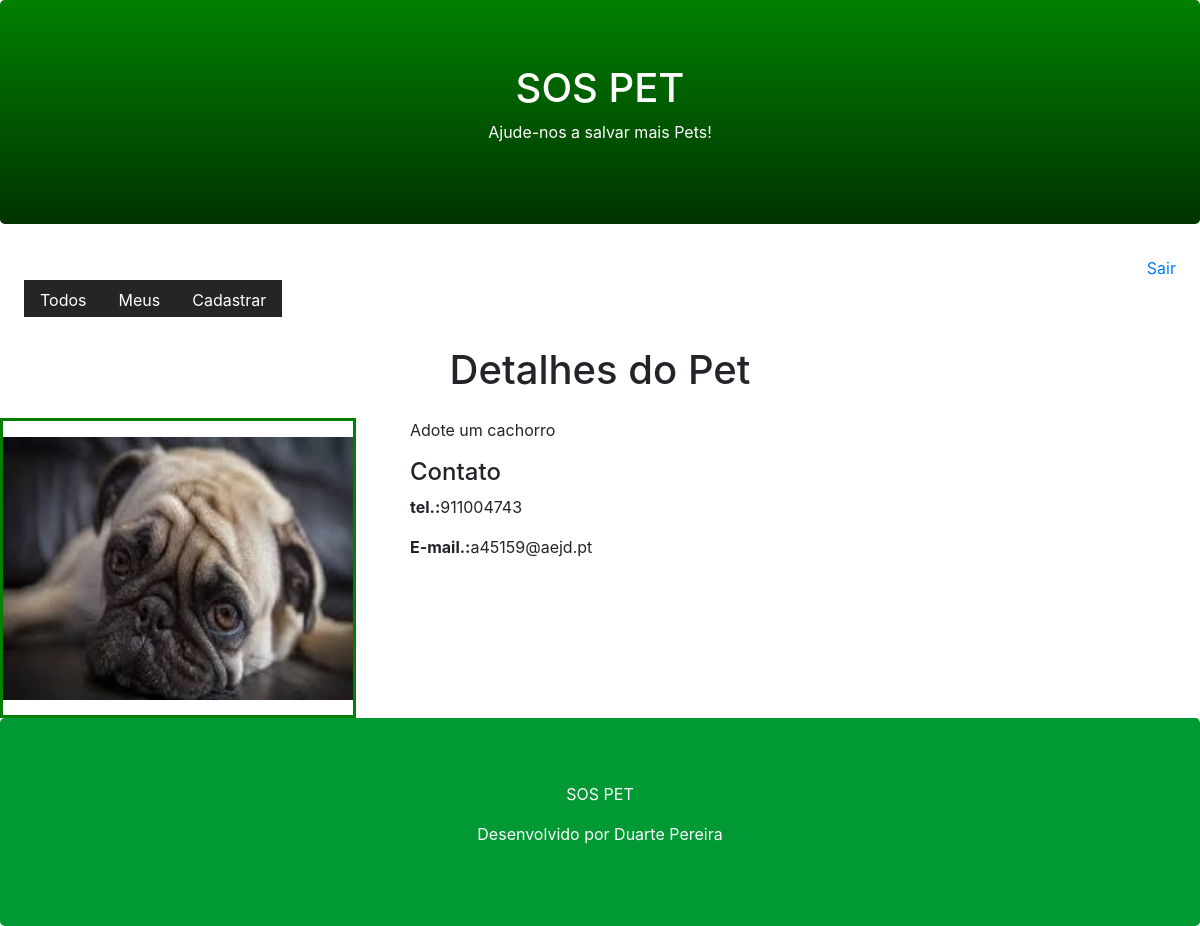
Page /pet/detail/1/ on the committed database.
### core/models.py (models this page shows, shortened)
class Pet(models.Model):
    city = models.CharField(max_length=100)
    description = models.TextField()
    phone = models.CharField(max_length=11)
    email = models.EmailField()
    begin_date = models.DateTimeField(auto_now_add=True)
    photo = models.ImageField(upload_to='pet')
    active =models.BooleanField(default=True)
    user = models.ForeignKey(User, on_delete = models.CASCADE)

### core/views.py (the view)
# urls.py: path('pet/detail/<id>/', views.pet_detail),
def pet_detail(request, id):
    pet = Pet.objects.get(active=True, id=id)
    return render(request, 'pet.html', {'pet':pet})

### templates/Pet.html (shortened to what this page needs)
{% extends "model-page.html" %}
{% block content %}
<h1 class="text-center">Detalhes do Pet</h1>
    <div class="row">
        <div class="col-sm-4">
            <div style="border-color: green; border-style: solid; width: 356px; height: 300px;">
                <img src="{{ pet.photo.url }}" width="350" height="263" style="margin-top: 16px">
            </div>
        </div>
        <div class="col-sm-8">
            <p>{{ pet.description }}</p>
            <h4>Contato</h4>
            <p><b>tel.:</b>{{ pet.phone }}</p>
            <p><b>E-mail.:</b>{{ pet.email }}</p>
        </div>
    </div>
{% endblock %}

### rows in the picture
Pet: photo (picture), description "Adote um cachorro", phone "911004743", email "a45159@aejd.pt"
